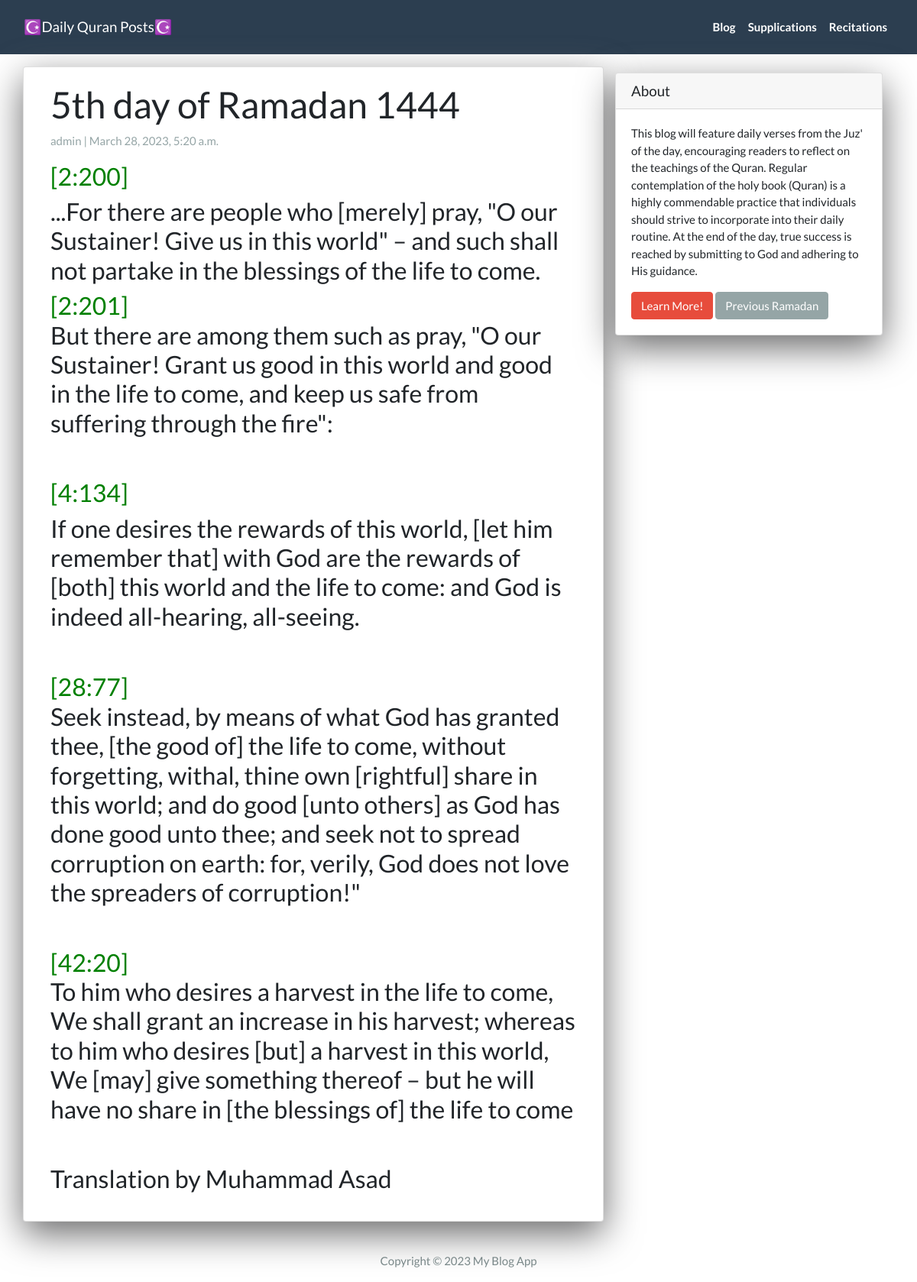
The app's page /5thday/ with its own data.
### App/models.py (models this page shows, shortened)
class Post(models.Model):
  title =  models.CharField(max_length=200, unique=True)
  slug =   models.SlugField(max_length=200, unique=True)
  author = models.ForeignKey(User, on_delete=models.CASCADE, related_name='blog_posts')
  created_on = models.DateTimeField(auto_now_add=True)
  updated_on = models.DateTimeField(auto_now=True)
  summary = RichTextField(blank=True, null=True)
  content = RichTextField(blank=True, null=True)
  video_link = EmbedVideoField(blank=True, null=True)
  status = models.IntegerField(choices=STATUS, default=0)
  class Meta:
    ordering = ['-created_on']

### App/views.py (the view)
# urls.py: path('<slug:slug>/', views.DetailView.as_view(), name="post_detail"),
class DetailView(generic.DetailView):
  model = Post
  template_name = 'post_detail.html'

### App/templates/post_detail.html (shortened to what this page needs)
{% extends 'base.html' %}
{% load embed_video_tags %}
{% block content %}
<div class="container">
  <div class="row">
    <div class="col-md-8 card mb-4  mt-3 left  top">
      <div class="card-body">
        <h1>{% block title %} {{ post.title }} {% endblock title %}</h1>
        <p class=" text-muted">{{ post.author }} | {{ post.created_on }}</p>
        <p class="card-text ">{{ post.content | safe }}</p>
      </div>
    </div>
    {% block sidebar %} {% include 'sidebar.html' %} {% endblock sidebar %}
  </div>
</div>
{% endblock content %}

### App/templates/sidebar.html (style rules this page uses)
.card { box-shadow: 0 16px 48px #6a6a6b; }

### records on screen
Post: title "5th day of Ramadan 1444", author "admin", created_on "March 28, 2023, 5:20 a.m.", content "[2:200] ...For there are people who [merely] pray, \"O our Sustainer! Give us in this world\" – and such shall not partake in the blessings of the life to come. [2:201] But there are among them such as pray, \"O our Sustainer! Grant us good in this world and good in the life to come, and keep us safe from suffering through the fire\": [4:134] If one desires the rewards of this world, [let him remember that] with God are the rewards of [both] this world and the life to come: and God is indeed all-hearing, all-seeing. [28:77] Seek instead, by means of what God has granted thee, [the good of] the life to come, without forgetting, withal, thine own [rightful] share in this world; and do good [unto…"
